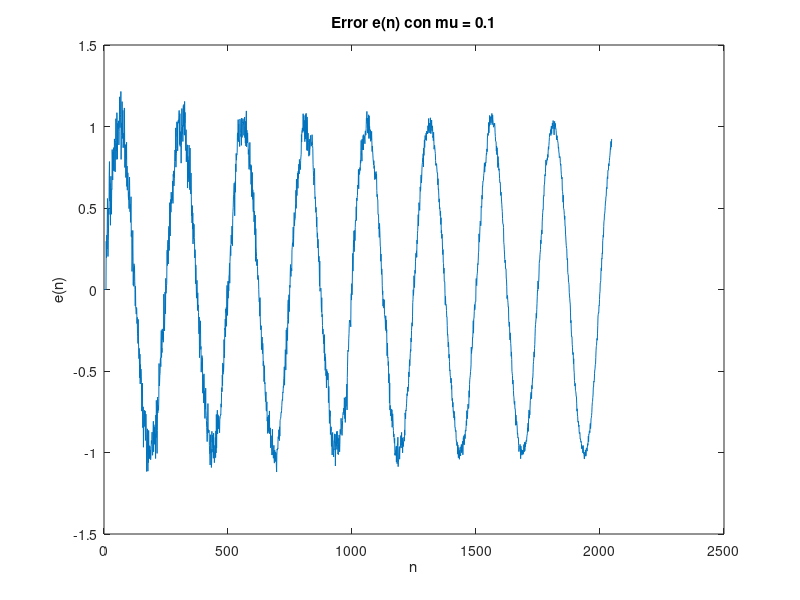
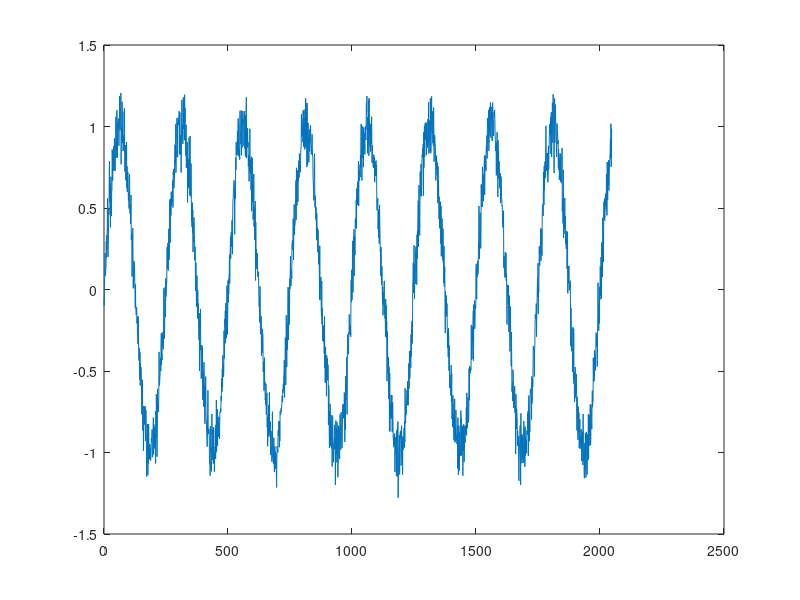

Write MATLAB code to recreate these figures, in order.
##
##  LMS_Ejemplo
##
## Ejemplo de filtro adaptativo LMS
##
## Autor: Dr. Carlos Romero Pérez
## fecha: 28/04/2025
##

% Parámetros
N = 2048;            % Número de muestras
M = 10;              % Número de coeficientes del filtro adaptativo
frec = 50/12500;     % Frecuencia de la señal limpia
%mu_values = [0.001, 0.01, 0.1];  % Distintos valores de mu a probar
mu_values=0.1;

% Señal limpia (senoide)
n = 0:N-1;
signal_clean = sin(2*pi*frec*n);

% Ruido blanco
noise = 0.1*randn(1, N);
%noise = 0.1 * (sin(2*pi*frec*5*n)+sin(2*pi*frec*10*n));

% Señal contaminada
d = signal_clean + noise;

% Referencia de ruido (en este ejemplo simple, el propio ruido)
x = noise;

% Graficar resultados
figure;
for k = 1:length(mu_values)
    mu = mu_values(k);

    % Inicialización del filtro
    w = zeros(M,1);
    e = zeros(1,N);

    % Adaptación LMS
    for i = M:N
        x_vec = x(i:-1:i-M+1)';  % Vector de entrada
        y = w' * x_vec;          % Salida del filtro
        e(i) = d(i) - y;          % Error
        w = w + mu * e(i) * x_vec; % Actualización LMS
    end

    % Representar error
    subplot(length(mu_values),1,k);
    plot(n, e);
    title(["Error e(n) con mu = ", num2str(mu)]);
    xlabel('n');
    ylabel('e(n)');
end

figure;
plot(n,d);
